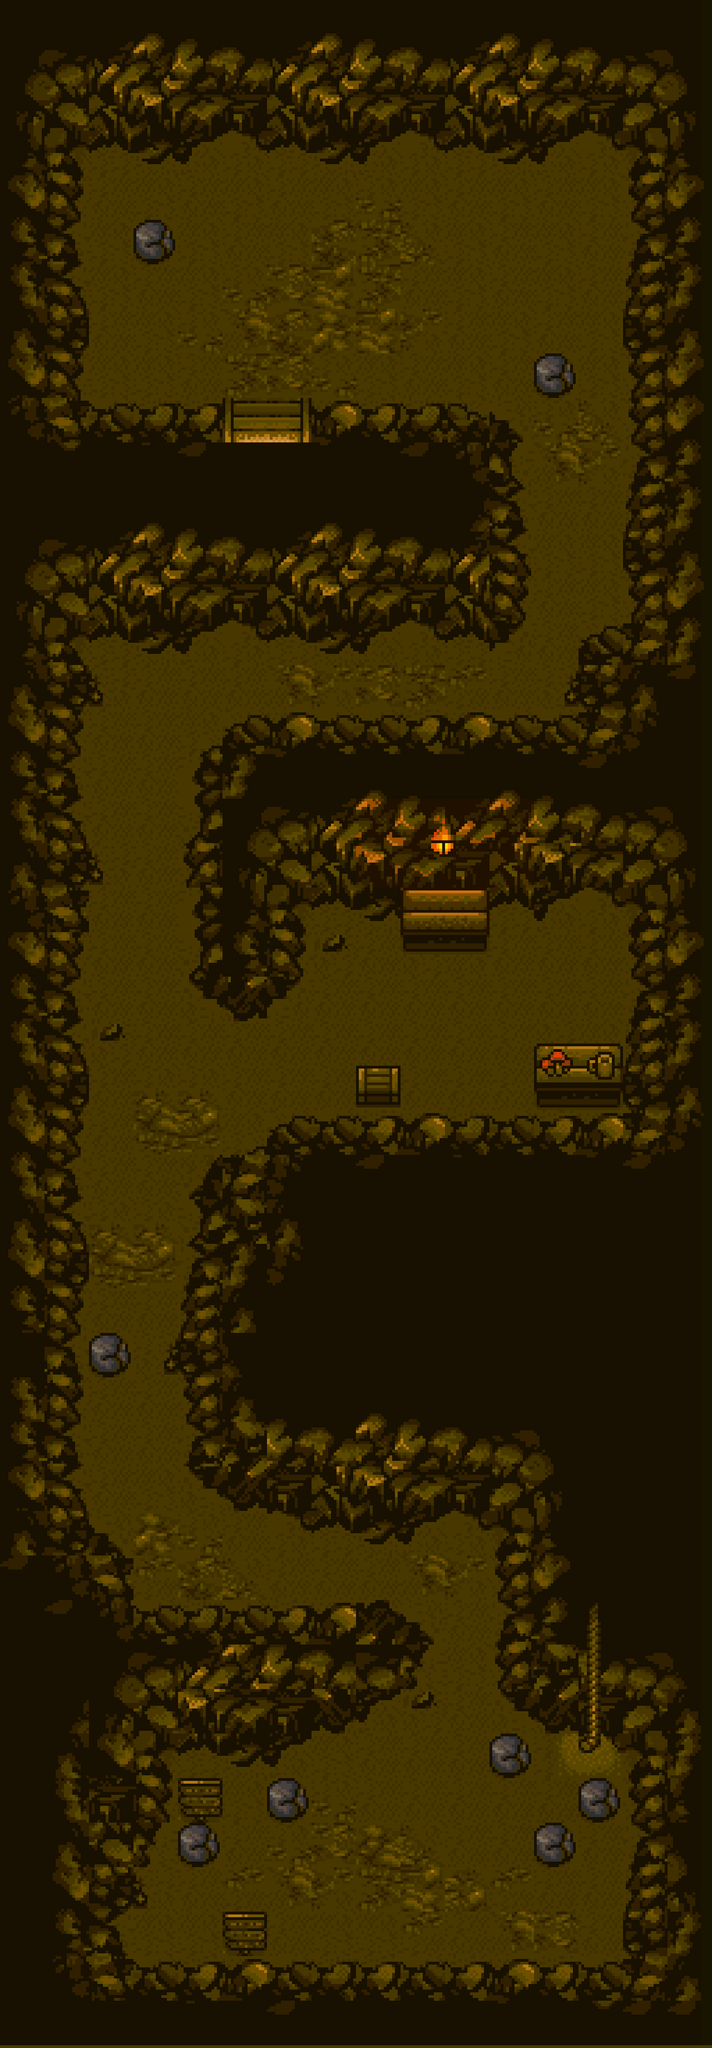

Rendered tile map (Tiled .tmx) drawn with the repository's tilesets; below, a short description and the map source with its tile grids summarised:
An orthogonal 64x184 tile map with 20x20 px tiles, 2 tile layers (background, blocked) and 2 objects.

<map version="1.2" tiledversion="1.3.5" orientation="orthogonal" renderorder="right-down" width="64" height="184" tilewidth="20" tileheight="20" infinite="0" nextlayerid="5" nextobjectid="3">
 <editorsettings>
  <export target="cave1-20px.json" format="json" />
 </editorsettings>
 <tileset firstgid="1" name="cave1-tileset-20px" tilewidth="20" tileheight="20" tilecount="11776" columns="64">
  <image source="../images/background/cave1.png" width="1280" height="3680" />
 </tileset>
 <layer id="1" name="background" width="64" height="184">
  <data>[11776 cells, 5105 non-empty, 5105 distinct tile ids]</data>
 </layer>
 <layer id="2" name="blocked" width="64" height="184">
  <data>[11776 cells, 6681 non-empty, 6681 distinct tile ids]</data>
 </layer>
 <objectgroup id="4" name="exits">
  <properties>
   <property name="exit" value="sceneFarm" />
  </properties>
  <object id="1" x="400.088" y="761.494" width="158.046" height="37.5774">
   <properties>
    <property name="exit" value="sceneToolShed" />
   </properties>
  </object>
  <object id="2" x="1038.75" y="2941.76" width="58.9223" height="24.5144">
   <properties>
    <property name="exit" value="sceneFarm" />
   </properties>
  </object>
 </objectgroup>
</map>
